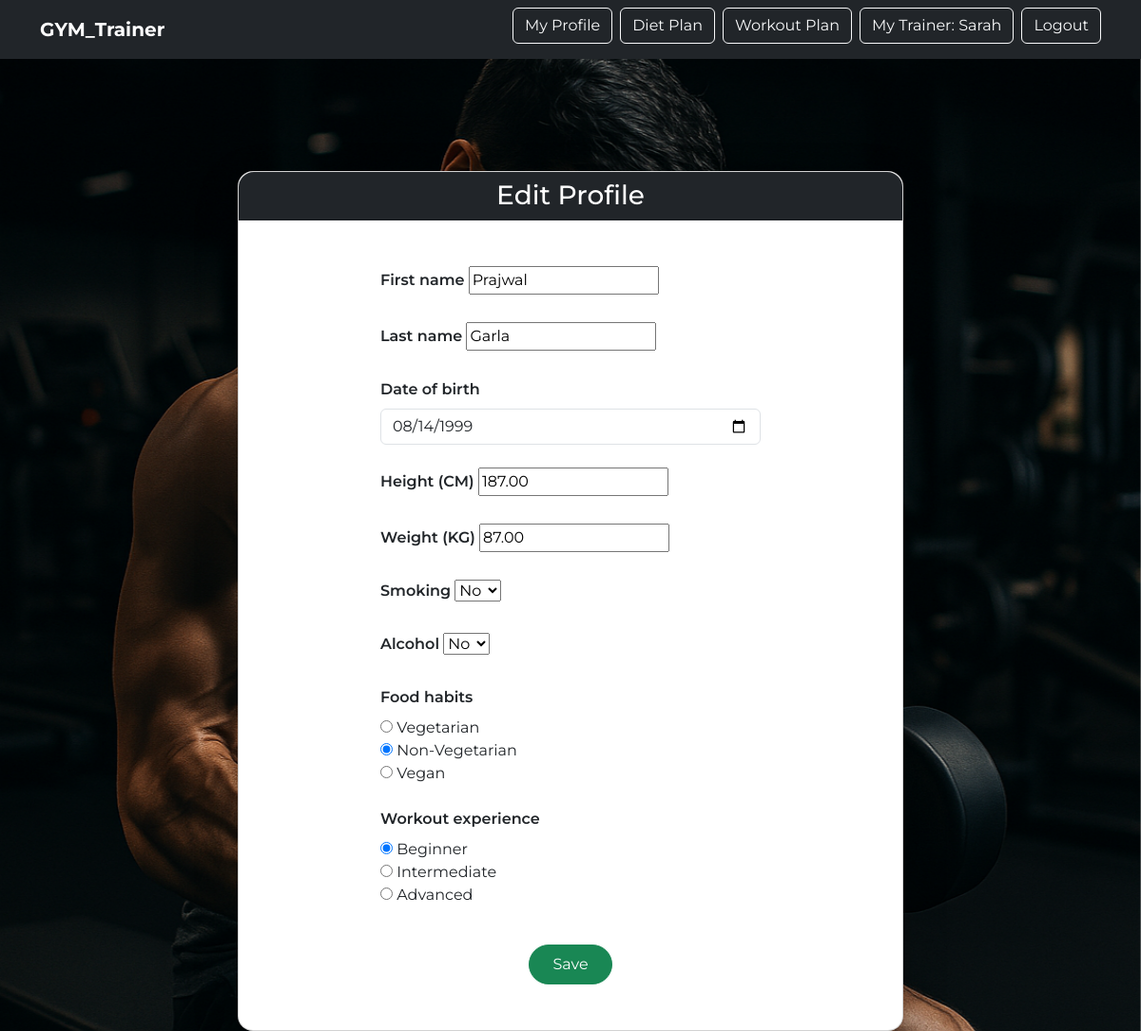
Page /profile/edit/2/ (signed in) on the committed database.
### users/models.py (models this page shows, shortened)
class NewUser(AbstractUser):
    is_trainer = models.BooleanField(default=False)
    class Meta:
        verbose_name = "User"
        verbose_name_plural = "Users"

### userprofile/models.py (models this page shows, shortened)
class UserProfile(models.Model):
    user = models.OneToOneField(settings.AUTH_USER_MODEL, on_delete=models.CASCADE)
    first_name = models.CharField(max_length=30)
    last_name = models.CharField(max_length=30)
    date_of_birth = models.DateField(blank=True, null=True)
    height = models.DecimalField(max_digits=5, decimal_places=2, blank=True, null=True)  # in cm
    weight = models.DecimalField(max_digits=5, decimal_places=2, blank=True, null=True)  # in kg
    smoking = models.BooleanField(choices=[(True, 'Yes'), (False, 'No')], default=False)
    alcohol = models.BooleanField(choices=[(True, 'Yes'), (False, 'No')], default=False)
    FOOD_CHOICES = [
        ('vegetarian', 'Vegetarian'),
        ('non-vegetarian', 'Non-Vegetarian'),
        ('vegan', 'Vegan')
    ]
    food_habits = models.CharField(max_length=20, choices=FOOD_CHOICES, default='non-vegetarian')
    WORKOUT_EXPERIENCE_CHOICES = [
        ('beginner', 'Beginner'),
        ('intermediate', 'Intermediate'),
        ('advanced', 'Advanced')
    ]
    workout_experience = models.CharField(max_length=20, choices=WORKOUT_EXPERIENCE_CHOICES, default='beginner')
    diet_plan = models.JSONField(blank=True, null=True)
    workout_plan = models.JSONField(blank=True, null=True)
    selected_trainer = models.ForeignKey(Trainer, on_delete=models.SET_NULL, null=True, blank=True)

### trainers/models.py (models this page shows, shortened)
class Trainer(models.Model):
    user = models.OneToOneField(settings.AUTH_USER_MODEL, on_delete=models.CASCADE, related_name='trainer')
    Firstname = models.CharField(max_length=100)
    Lastname = models.CharField(max_length=100)
    specialization = models.CharField(max_length=100)
    bio = models.TextField()
    profile_picture = models.ImageField(upload_to='trainers/', blank=True, null=True)

### userprofile/views.py (the view)
# urls.py: path('edit/<int:pk>/', views.profile_update, name='profile_update'),
@login_required
def profile_update(request, pk):
    profile = get_object_or_404(UserProfile, pk=pk, user=request.user)
    if request.method == 'POST':
        form = UserProfileForm(request.POST, instance=profile)
        if form.is_valid():
            profile = form.save()
            diet_prompt = generate_diet_prompt(profile)
            diet_response = call_groq_api(diet_prompt)
            profile.diet_plan = parse_diet_response(diet_response)
            workout_prompt = generate_workout_prompt(profile)
            workout_response = call_groq_api(workout_prompt)
            profile.workout_plan = parse_workout_response(workout_response)
            profile.save()
            return redirect('profile_detail', pk=profile.pk)
    else:
        form = UserProfileForm(instance=profile)
    return render(request, 'profile_form.html', {'form': form})

### userprofile/forms.py (shortened to what this page needs)
class UserProfileForm(forms.ModelForm):
    class Meta:
        model = UserProfile
        fields = ['first_name', 'last_name', 'date_of_birth', 'height', 'weight', 'smoking', 'alcohol', 'food_habits', 'workout_experience']
        widgets = {
            'food_habits': forms.RadioSelect,
            'workout_experience': forms.RadioSelect,
            'date_of_birth': forms.DateInput(attrs={'type': 'date', 'class': 'form-control', 'id': 'dob'}),
        }
        labels = {
            'height': 'Height (CM)',
            'weight': 'Weight (KG)',
        }

### userprofile/templates/profile_form.html (shortened to what this page needs)
{% extends 'base.html' %}
{% block content %}
<div class="container mt-5">
  <div class="card shadow-lg rounded-4 mx-auto" style="max-width: 700px;">
    <div class="card-header bg-dark text-white text-center rounded-top-4">
      <h3 class="mb-0">
        {% if form.instance.pk %} Edit Profile {% else %} Create Profile {% endif %}
      </h3>
    </div>
    <div class="card-body px-4 py-5">
      <form method="post" class="needs-validation" novalidate>
        {% for field in form %}
          <div class="mb-4 text-start mx-auto" style="max-width: 400px;">
            <label for="{{ field.id_for_label }}" class="form-label fw-semibold">
              {{ field.label }}
            </label>
            {{ field }}
          </div>
        {% endfor %}
        <div class="text-center">
          <button type="submit" class="btn btn-success px-4 py-2 rounded-pill mt-3">
            Save
          </button>
        </div>
      </form>
    </div>
  </div>
</div>
{% endblock %}

### templates/base.html (shortened to what this page needs)
{% load static %}
<!DOCTYPE html>
<html lang="en">
<head>
    <link href="https://cdn.jsdelivr.net/npm/bootstrap@5.3.3/dist/css/bootstrap.min.css" rel="stylesheet">
</head>
<body>
<nav class="navbar navbar-expand-lg navbar-dark">
    <div class="container">
        <a class="navbar-brand" href="{% url 'home' %}">GYM_Trainer</a>
        <div class="collapse navbar-collapse justify-content-end" id="navbarResponsive">
            <div class="d-flex flex-wrap align-items-center gap-2 navbar-buttons">
                {% if user.is_authenticated %}
                    {% if user.is_trainer %}
                        {% if user.trainer %}
                            <a href="{% url 'trainer_dashboard' %}" class="btn btn-outline-light">Trainer Dashboard</a>
                            <a href="{% url 'trainer_detail' user.trainer.pk %}" class="btn btn-outline-light">View Profile</a>
                            <a href="{% url 'trainer_update' user.trainer.pk %}" class="btn btn-outline-light">Edit Profile</a>
                        {% else %}
                            <a href="{% url 'trainer_create' %}" class="btn btn-outline-light">Create Profile</a>
                        {% endif %}
                    {% else %}
                        {% if user.userprofile %}
                            <a href="{% url 'profile_detail' user.userprofile.pk %}" class="btn btn-outline-light">My Profile</a>
                            {% if user.userprofile.diet_plan %}
                                <a href="{% url 'generate_diet_plan' user.userprofile.pk %}" class="btn btn-outline-light">Diet Plan</a>
                            {% endif %}
                            {% if user.userprofile.workout_plan %}
                                <a href="{% url 'generate_workout_plan' user.userprofile.pk %}" class="btn btn-outline-light">Workout Plan</a>
                            {% endif %}
                            {% if user.userprofile.selected_trainer %}
                                <a href="{% url 'my_trainer' %}" class="btn btn-outline-light">My Trainer: {{ user.userprofile.selected_trainer.Firstname }}</a>
                            {% else %}
                                <a href="{% url 'trainer_list' %}" class="btn btn-outline-light">Select a Trainer</a>
                            {% endif %}
                        {% else %}
                            <a href="{% url 'profile_create' %}" class="btn btn-success">Create Profile</a>
                        {% endif %}
                    {% endif %}
                    <form method="post" action="{% url 'logout' %}">
                        <button class="btn btn-outline-light">Logout</button>
                    </form>
                {% else %}
                    <a href="{% url 'users:login' %}" class="btn btn-outline-light">Log In</a>
                    <a href="{% url 'users:signup' %}" class="btn btn-outline-light">Sign Up</a>
                {% endif %}
            </div>
        </div>
    </div>
</nav>
<div class="background-image-wrapper">
    <div class="hero-overlay w-100">
        {% block content %}
        {% endblock %}
    </div>
</div>
</body>
</html>

### rows in the picture
NewUser: userprofile.selected_trainer.Firstname "Sarah"
UserProfile: form "Prajwal" "Garla" "08/14/1999" "187.00" "87.00" "No" "No" "☐ Vegetarian ☑ Non-Vegetarian ☐ Vegan" "☑ Beginner ☐ Intermediate ☐ Advanced"

### other values in the picture
{{ field.label }} "First name" "Last name" "Date of birth" "Height (CM)" "Weight (KG)" "Smoking" "Alcohol" "Food habits" "Workout experience"
